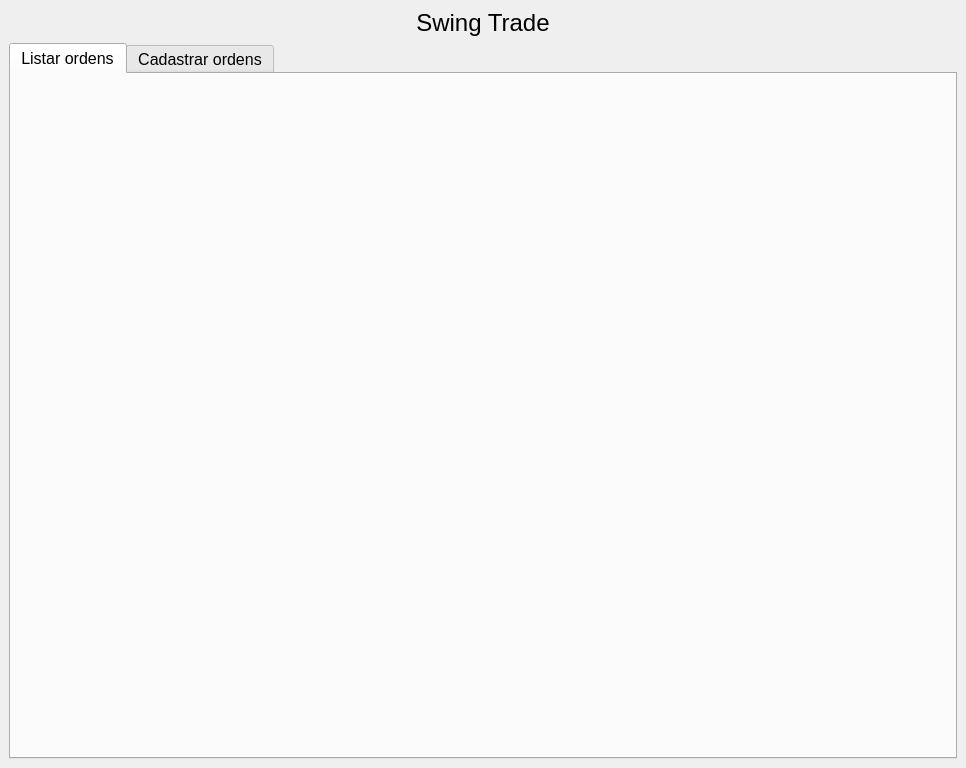
<?xml version="1.0" encoding="UTF-8"?>
<ui version="4.0">
 <class>MainWindow</class>
 <widget class="QMainWindow" name="MainWindow">
  <property name="geometry">
   <rect>
    <x>0</x>
    <y>0</y>
    <width>966</width>
    <height>768</height>
   </rect>
  </property>
  <property name="sizePolicy">
   <sizepolicy hsizetype="Expanding" vsizetype="Expanding">
    <horstretch>0</horstretch>
    <verstretch>0</verstretch>
   </sizepolicy>
  </property>
  <property name="windowTitle">
   <string>Swing Trade</string>
  </property>
  <widget class="QWidget" name="centralwidget">
   <layout class="QVBoxLayout" name="verticalLayout_4">
    <item>
     <layout class="QVBoxLayout" name="verticalLayout_3">
      <item>
       <widget class="QLabel" name="label">
        <property name="font">
         <font>
          <pointsize>18</pointsize>
         </font>
        </property>
        <property name="text">
         <string>Swing Trade</string>
        </property>
        <property name="alignment">
         <set>Qt::AlignCenter</set>
        </property>
       </widget>
      </item>
      <item>
       <widget class="QTabWidget" name="tab_widget">
        <property name="font">
         <font>
          <pointsize>12</pointsize>
         </font>
        </property>
        <property name="currentIndex">
         <number>0</number>
        </property>
        <widget class="QWidget" name="show_order">
         <attribute name="title">
          <string>Listar ordens</string>
         </attribute>
         <layout class="QVBoxLayout" name="verticalLayout_6">
          <item>
           <layout class="QVBoxLayout" name="list_order_layout"/>
          </item>
         </layout>
        </widget>
        <widget class="QWidget" name="register_order">
         <attribute name="title">
          <string>Cadastrar ordens</string>
         </attribute>
         <layout class="QVBoxLayout" name="verticalLayout_8">
          <item>
           <layout class="QVBoxLayout" name="register_order_layout"/>
          </item>
         </layout>
        </widget>
       </widget>
      </item>
     </layout>
    </item>
   </layout>
  </widget>
 </widget>
 <resources/>
 <connections/>
</ui>
